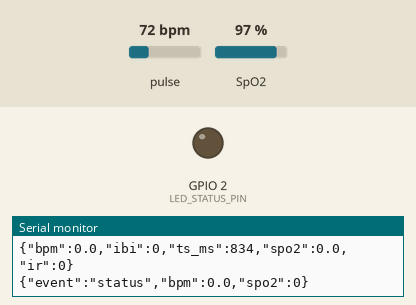
The sketch below on a simulated ESP32. Shown: output pins drawn as LEDs (lit = HIGH), the last lines printed to the serial monitor. The test bench sets the inputs (shaded band); at power-on: pulse 72 bpm, SpO2 97 %.

Above: at 1.4 s.
1.5 s: pulse set to 42 bpm
At 5.8 s:
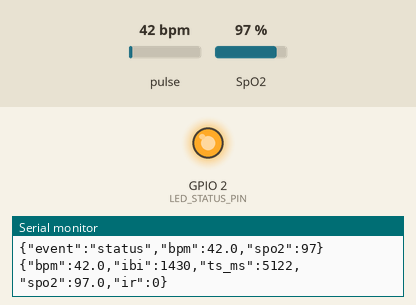
Timing chart, 0 to 9.7 s (numbered marks = the images above; inputs shaded):
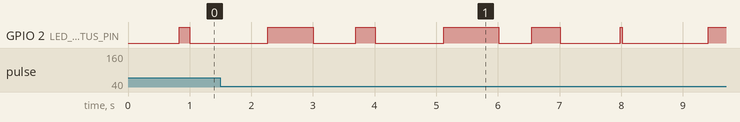

The sketch:

esp32_max30100.ino
```cpp
/*
 * CardioMonitor - ESP32 + MAX30100 firmware
 * ----------------------------------------------------------------------------
 * Streams heart-beat events as newline-delimited JSON over USB serial.
 * Each detected beat emits:
 *     {"bpm": 75.3, "ibi": 820, "ts_ms": 12345, "spo2": 97.4, "ir": 51234}
 *
 *  Hardware wiring (MAX30100 breakout <-> ESP32 DevKit v1):
 *      VIN  -> 3V3
 *      GND  -> GND
 *      SCL  -> GPIO 22
 *      SDA  -> GPIO 21
 *      INT  -> GPIO 19    (optional, not used by the PulseOximeter library)
 *
 *  Arduino IDE setup:
 *      Board   : "ESP32 Dev Module"
 *      Library : "MAX30100lib" by OXullo Intersecans  (Library Manager)
 *      Baud    : 115200 (must match Streamlit dashboard)
 *
 *  The MAX30100_PulseOximeter helper handles peak detection and exposes BPM.
 *  IBI (inter-beat interval in ms) is computed from successive beats.
 * ----------------------------------------------------------------------------
 */

#include <Wire.h>
#include "MAX30100_PulseOximeter.h"

#define REPORTING_PERIOD_MS 1000     // fallback periodic status line
#define LED_STATUS_PIN      2        // on-board LED (most ESP32 dev boards)

PulseOximeter pox;
uint32_t lastReport = 0;
uint32_t lastBeatMs = 0;
bool      firstBeat = true;

// ----------------------------------------------------------- beat callback --
void onBeatDetected() {
    uint32_t now = millis();
    uint32_t ibi = 0;
    if (!firstBeat) {
        ibi = now - lastBeatMs;
    }
    lastBeatMs = now;
    firstBeat  = false;

    float bpm  = pox.getHeartRate();
    float spo2 = pox.getSpO2();
    float ir   = pox.getIR();

    // Emit JSON line. IBI is 0 on the very first beat (no previous reference).
    Serial.print("{\"bpm\":");
    Serial.print(bpm, 1);
    Serial.print(",\"ibi\":");
    Serial.print(ibi);
    Serial.print(",\"ts_ms\":");
    Serial.print(now);
    Serial.print(",\"spo2\":");
    Serial.print(spo2, 1);
    Serial.print(",\"ir\":");
    Serial.print(ir, 0);
    Serial.println("}");

    digitalWrite(LED_STATUS_PIN, HIGH);
}

// --------------------------------------------------------------------- setup -
void setup() {
    Serial.begin(115200);
    delay(200);
    pinMode(LED_STATUS_PIN, OUTPUT);
    digitalWrite(LED_STATUS_PIN, LOW);

    Serial.println("{\"event\":\"boot\",\"firmware\":\"CardioMonitor/ESP32/MAX30100\"}");

    Wire.begin(21, 22);                     // SDA=21, SCL=22
    if (!pox.begin()) {
        Serial.println("{\"event\":\"error\",\"msg\":\"MAX30100 not detected\"}");
        while (true) {                      // blink SOS-style and halt
            digitalWrite(LED_STATUS_PIN, HIGH); delay(120);
            digitalWrite(LED_STATUS_PIN, LOW);  delay(120);
        }
    }
    pox.setIRLedCurrent(MAX30100_LED_CURR_7_6MA);
    pox.setOnBeatDetectedCallback(onBeatDetected);

    Serial.println("{\"event\":\"ready\"}");
}

// ---------------------------------------------------------------------- loop -
void loop() {
    pox.update();

    if (millis() - lastReport > REPORTING_PERIOD_MS) {
        // Heartbeat "keepalive" line - lets the dashboard detect disconnects.
        Serial.print("{\"event\":\"status\",\"bpm\":");
        Serial.print(pox.getHeartRate(), 1);
        Serial.print(",\"spo2\":");
        Serial.print(pox.getSpO2(), 1);
        Serial.println("}");
        lastReport = millis();
        digitalWrite(LED_STATUS_PIN, LOW);
    }
}
```
